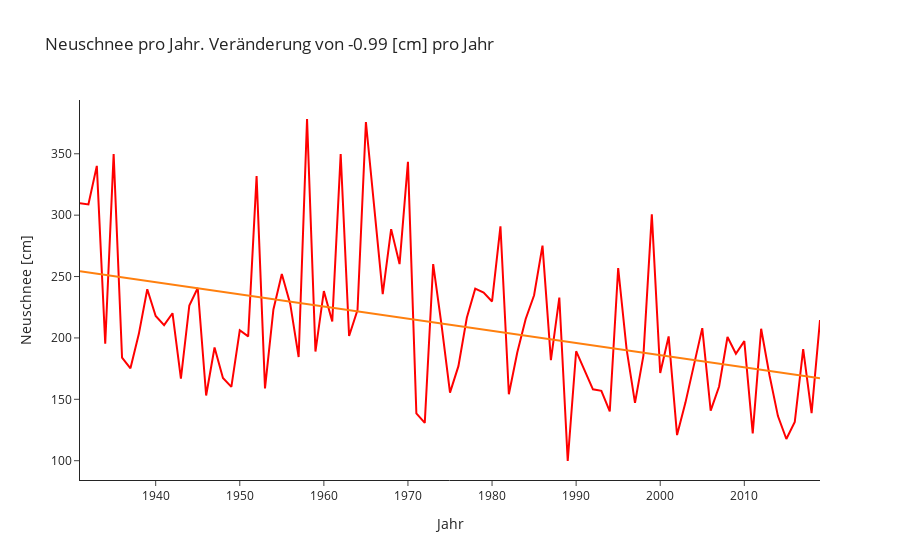

Source (notebook cell):
### Markdown cell above
Man sieht ein überall eine Abnahme des gemessenen Neuschnees, ausser in Samedan, wo es eine Zunahme sieht. Wenn man
den Durchschnitt des gefallenen Neuschnees in der Schweiz nimmt, sieht man eine gesamthafte Abnahme des Neuschnees.

### Code cell
df = pd.read_csv('Neuschnee.csv')
df['Region'] = 'Schweiz'
df = df.groupby(['Year', 'Region'], as_index=False).mean()
plot_linreg(df)
